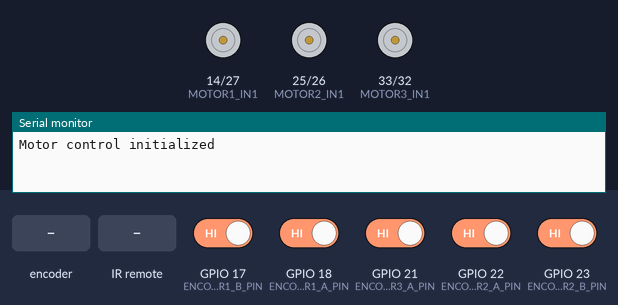
Bench run of a sketch on a simulated ESP32. On the bench: motor-driver pin pairs drawn as motors (green arrow = first pin HIGH = forward, orange = second pin HIGH = backward, longer = more drive), the last lines printed to the serial monitor. The test bench sets the inputs (shaded band); at power-on: GPIO 17 (ENCODER1_B_PIN), GPIO 18 (ENCODER1_A_PIN), GPIO 21 (ENCODER3_A_PIN), GPIO 22 (ENCODER2_A_PIN), GPIO 23 (ENCODER2_B_PIN) HIGH.

Above: at 1.2 s.
1.3 s: rotary encoder on GPIO 18 (ENCODER1_A_PIN) / GPIO 17 (ENCODER1_B_PIN) turned 2 steps (second pin leading)
At 1.45 s:
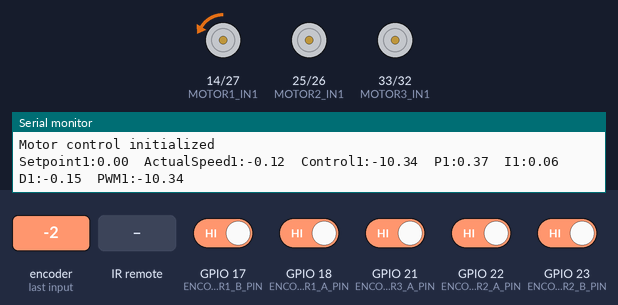
3.2 s: infrared code 0x18 received
At 4.4 s:
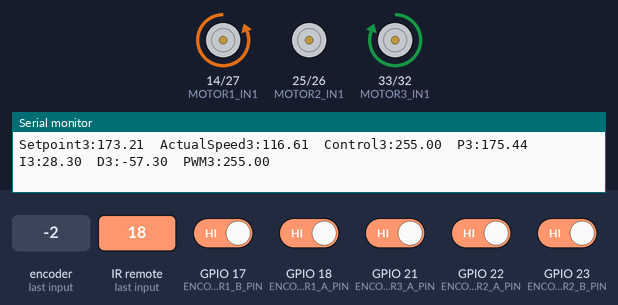
4.7 s: infrared code 0x52 received
At 5.9 s:
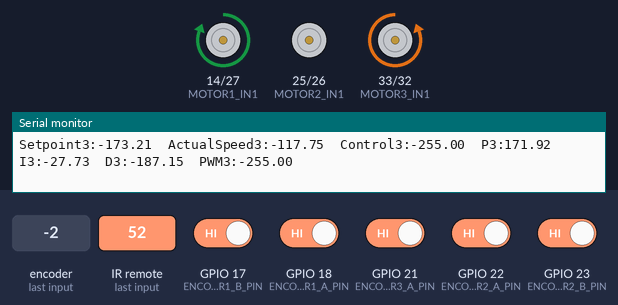
6.2 s: GPIO 22 (ENCODER2_A_PIN) driven LOW
At 6.9 s:
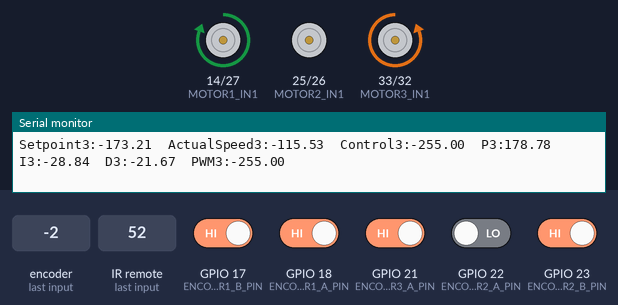
7.8 s: infrared code 0x8 received
At 8.2 s:
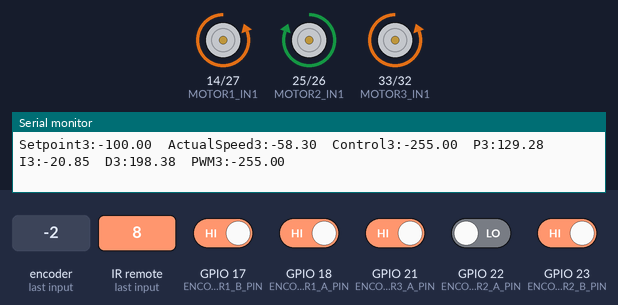
9.4 s: infrared code 0x5A received
At 10.2 s:
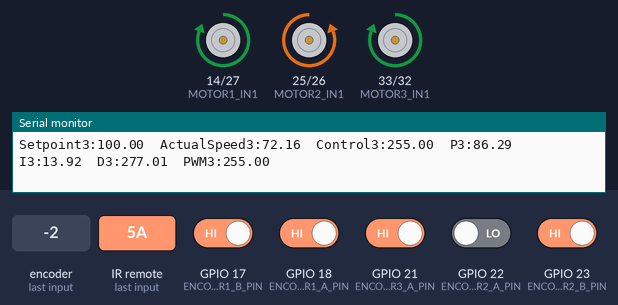
Timing chart, 0 to 11.9 s (numbered marks = the images above; inputs shaded):
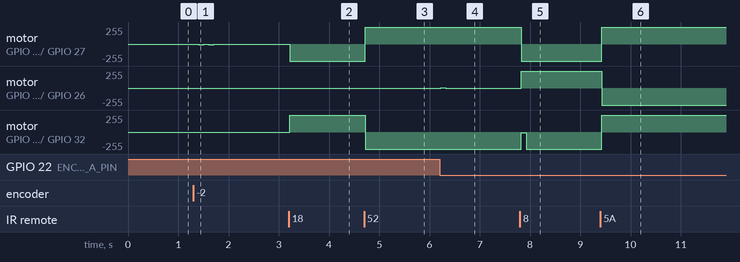

Measured:
- after the input at 1.3 s, motor on GPIO 14 (MOTOR1_IN1) / GPIO 27 (MOTOR1_IN2): alternates backward 10/255 for 0.10 s and stopped for 0.10 s, 4 changes in all, then stays stopped, starting after 0.11 s
- after the input at 3.2 s, motor on GPIO 14 (MOTOR1_IN1) / GPIO 27 (MOTOR1_IN2): stopped → backward 255/255 at once; motor on GPIO 33 (MOTOR3_IN1) / GPIO 32 (MOTOR3_IN2): stopped → forward 255/255 at once
- after the input at 4.7 s, motor on GPIO 14 (MOTOR1_IN1) / GPIO 27 (MOTOR1_IN2): backward 255/255 → forward 255/255 at once; motor on GPIO 33 (MOTOR3_IN1) / GPIO 32 (MOTOR3_IN2): forward 255/255 → backward 255/255 at once
- after the input at 6.2 s, motor on GPIO 25 (MOTOR2_IN1) / GPIO 26 (MOTOR2_IN2): stopped → forward 5/255 at once, → stopped 0.10 s later
- after the input at 7.8 s, motor on GPIO 14 (MOTOR1_IN1) / GPIO 27 (MOTOR1_IN2): forward 255/255 → backward 255/255 at once; motor on GPIO 25 (MOTOR2_IN1) / GPIO 26 (MOTOR2_IN2): stopped → forward 255/255 at once; motor on GPIO 33 (MOTOR3_IN1) / GPIO 32 (MOTOR3_IN2): backward 255/255 → backward 14/255 at once, → backward 255/255 0.10 s later
- after the input at 9.4 s, motor on GPIO 14 (MOTOR1_IN1) / GPIO 27 (MOTOR1_IN2), motor on GPIO 33 (MOTOR3_IN1) / GPIO 32 (MOTOR3_IN2): backward 255/255 → forward 255/255 at once; motor on GPIO 25 (MOTOR2_IN1) / GPIO 26 (MOTOR2_IN2): forward 255/255 → backward 255/255 at once

The sketch:

Fremdrift_v1_DRITALEI.ino
```cpp
// ==================== PIN DEFINITIONS ====================
const int IR_RECEIVE_PIN = 15;
const int ENCODER1_A_PIN = 18;
const int ENCODER1_B_PIN = 17;
const int ENCODER2_A_PIN = 22;
const int ENCODER2_B_PIN = 23;
const int ENCODER3_A_PIN = 21;
const int ENCODER3_B_PIN = 19;
const int MOTOR1_IN1 = 14;
const int MOTOR1_IN2 = 27;
const int MOTOR2_IN1 = 25;
const int MOTOR2_IN2 = 26;
const int MOTOR3_IN1 = 33;
const int MOTOR3_IN2 = 32;

// ==================== INCLUDES ====================
#include "MotorControl.h"
#include "PID.h"
#include "IRControl.h"
#include "KiwiDrive.h"

// ==================== VARIABLES ====================
volatile long encoderCount1 = 0, encoderCount2 = 0, encoderCount3 = 0;
unsigned long last_time = 0;

const int ENCODER_RESOLUTION = 360;
const float WHEEL_DIAMETER_MM = 68.0;
float CONTROL_INTERVAL = 100.0; // Endret til float uten const

const float INTEGRAL_LIMIT = 200.0;
const int DEAD_ZONE = 1;
float setpoint1 = 0, setpoint2 = 0, setpoint3 = 0;
float kp = 3.1, ki = 0.5, kd = 1.4;

float integral1 = 0, integral2 = 0, integral3 = 0;
float last_error1 = 0, last_error2 = 0, last_error3 = 0;

float filtered_speed1 = 0, filtered_speed2 = 0, filtered_speed3 = 0;

// ==================== INTERRUPT HANDLER ====================
void IRAM_ATTR readEncoder1() {
  bool encoderA = digitalRead(ENCODER1_A_PIN);
  bool encoderB = digitalRead(ENCODER1_B_PIN);
  encoderCount1 += (encoderA == encoderB) ? 1 : -1;
}

void IRAM_ATTR readEncoder2() {
  bool encoderA = digitalRead(ENCODER2_A_PIN);
  bool encoderB = digitalRead(ENCODER2_B_PIN);
  encoderCount2 += (encoderA == encoderB) ? 1 : -1;
}

void IRAM_ATTR readEncoder3() {
  bool encoderA = digitalRead(ENCODER3_A_PIN);
  bool encoderB = digitalRead(ENCODER3_B_PIN);
  encoderCount3 += (encoderA == encoderB) ? 1 : -1;
}

// ==================== SETUP ====================
void setup() {
  Serial.begin(115200);
  motorSetup();
  IRSetup(); // Initialiser IR-mottakeren

  pinMode(ENCODER1_A_PIN, INPUT_PULLUP);
  pinMode(ENCODER1_B_PIN, INPUT_PULLUP);
  attachInterrupt(digitalPinToInterrupt(ENCODER1_A_PIN), readEncoder1, CHANGE);

  pinMode(ENCODER2_A_PIN, INPUT_PULLUP);
  pinMode(ENCODER2_B_PIN, INPUT_PULLUP);
  attachInterrupt(digitalPinToInterrupt(ENCODER2_A_PIN), readEncoder2, CHANGE);

  pinMode(ENCODER3_A_PIN, INPUT_PULLUP);
  pinMode(ENCODER3_B_PIN, INPUT_PULLUP);
  attachInterrupt(digitalPinToInterrupt(ENCODER3_A_PIN), readEncoder3, CHANGE);
}

// ==================== LOOP ====================
void loop() {
  static unsigned long last_control_time = 0;
  static long last_encoderCount1 = 0, last_encoderCount2 = 0, last_encoderCount3 = 0;

  // Håndter IR-innganger
  handleIRInput();

  if (millis() - last_control_time >= CONTROL_INTERVAL) {
    last_control_time = millis();

    long deltaCount1 = encoderCount1 - last_encoderCount1;
    long deltaCount2 = encoderCount2 - last_encoderCount2;
    long deltaCount3 = encoderCount3 - last_encoderCount3;
    last_encoderCount1 = encoderCount1;
    last_encoderCount2 = encoderCount2;
    last_encoderCount3 = encoderCount3;

    const float alpha = 0.5; // Juster etter behov
    filtered_speed1 = alpha * ((deltaCount1 / (float)ENCODER_RESOLUTION) * (PI * WHEEL_DIAMETER_MM)) + (1 - alpha) * filtered_speed1;
    filtered_speed2 = alpha * ((deltaCount2 / (float)ENCODER_RESOLUTION) * (PI * WHEEL_DIAMETER_MM)) + (1 - alpha) * filtered_speed2;
    filtered_speed3 = alpha * ((deltaCount3 / (float)ENCODER_RESOLUTION) * (PI * WHEEL_DIAMETER_MM)) + (1 - alpha) * filtered_speed3;

    // Riktig antall argumenter skal være 6
    float control_signal1 = computePID(setpoint1, filtered_speed1, integral1, last_error1, filtered_speed1, CONTROL_INTERVAL);
    float control_signal2 = computePID(setpoint2, filtered_speed2, integral2, last_error2, filtered_speed2, CONTROL_INTERVAL);
    float control_signal3 = computePID(setpoint3, filtered_speed3, integral3, last_error3, filtered_speed3, CONTROL_INTERVAL);

    integral1 = constrain(integral1, -INTEGRAL_LIMIT, INTEGRAL_LIMIT);
    integral2 = constrain(integral2, -INTEGRAL_LIMIT, INTEGRAL_LIMIT);
    integral3 = constrain(integral3, -INTEGRAL_LIMIT, INTEGRAL_LIMIT);

    control_signal1 = constrain(control_signal1, -255, 255);
    control_signal2 = constrain(control_signal2, -255, 255);
    control_signal3 = constrain(control_signal3, -255, 255);

    Motor1(control_signal1);
    Motor2(control_signal2);
    Motor3(control_signal3);

    if (abs(control_signal1) >= 10) {
      Serial.print("Setpoint1:"); Serial.print(setpoint1);
      Serial.print("\tActualSpeed1:"); Serial.print(filtered_speed1);
      Serial.print("\tControl1:"); Serial.print(control_signal1);
      Serial.print("\tP1:"); Serial.print(kp * abs(setpoint1 - filtered_speed1));
      Serial.print("\tI1:"); Serial.print(ki * integral1);
      Serial.print("\tD1:"); Serial.print(kd * (filtered_speed1 - last_error1));
      Serial.print("\tPWM1:"); Serial.println(control_signal1);
    }

    if (abs(control_signal2) >= 10) {
      Serial.print("Setpoint2:"); Serial.print(setpoint2);
      Serial.print("\tActualSpeed2:"); Serial.print(filtered_speed2);
      Serial.print("\tControl2:"); Serial.print(control_signal2);
      Serial.print("\tP2:"); Serial.print(kp * abs(setpoint2 - filtered_speed2));
      Serial.print("\tI2:"); Serial.print(ki * integral2);
      Serial.print("\tD2:"); Serial.print(kd * (filtered_speed2 - last_error2));
      Serial.print("\tPWM2:"); Serial.println(control_signal2);
    }

    if (abs(control_signal3) >= 10) {
      Serial.print("Setpoint3:"); Serial.print(setpoint3);
      Serial.print("\tActualSpeed3:"); Serial.print(filtered_speed3);
      Serial.print("\tControl3:"); Serial.print(control_signal3);
      Serial.print("\tP3:"); Serial.print(kp * abs(setpoint3 - filtered_speed3));
      Serial.print("\tI3:"); Serial.print(ki * integral3);
      Serial.print("\tD3:"); Serial.print(kd * (filtered_speed3 - last_error3));
      Serial.print("\tPWM3:"); Serial.println(control_signal3);
    }
  }
}
```

IRControl.h
```cpp
#ifndef IR_CONTROL_H
#define IR_CONTROL_H

#include <IRremote.h>
#include "KiwiDrive.h"

// Fjernet duplisert definisjon av IR_RECEIVE_PIN
// const int IR_RECEIVE_PIN = 15;

void IRSetup() {
  IrReceiver.begin(IR_RECEIVE_PIN, ENABLE_LED_FEEDBACK);
}

void handleIRInput() {
  static float vx_mm = 0.0;
  static float vy_mm = 0.0;
  static float omega_rad = 0.0;

  if (IrReceiver.decode()) {
    Serial.print("Received IR signal: ");
    Serial.println(IrReceiver.decodedIRData.command, HEX);

    switch (IrReceiver.decodedIRData.command) {
      case 0x18: // Framover
        vy_mm = 200.0;  // +Y = fremover
        vx_mm = 0.0;
        omega_rad = 0.0;
        Serial.println("Framover");
        break;
      case 0x52: // Bakover
        vy_mm = -200.0;
        vx_mm = 0.0;
        omega_rad = 0.0;
        Serial.println("Bakover");
        break;
      case 0x8:  // Venstre
        vx_mm = -200.0;
        vy_mm = 0.0;
        omega_rad = 0.0;
        Serial.println("Venstre");
        break;
      case 0x5A: // Høyre
        vx_mm = 200.0;
        vy_mm = 0.0;
        omega_rad = 0.0;
        Serial.println("Høyre");
        break;
      case 0x1C: // Stopp
        vx_mm = 0.0;
        vy_mm = 0.0;
        omega_rad = 0.0;
        Serial.println("Stopp");
        break;
      case 0xD:  // Roter høyre
        vx_mm = 0.0;
        vy_mm = 0.0;
        omega_rad = 5.0;  // eksempel: 1 rad/s
        Serial.println("Roter høyre");
        break;
      case 0x16: // Roter venstre
        vx_mm = 0.0;
        vy_mm = 0.0;
        omega_rad = -5.0; // eksempel: -1 rad/s
        Serial.println("Roter venstre");
        break;
      default:
        Serial.println("Ukjent kommando");
        break;
    }

    // Oppdater ønskede hjulhastigheter med mm/s og rad/s
    KiwiDrive(vx_mm, vy_mm, omega_rad);

    // Nullstill variabler etter bruk
    vx_mm = 0.0;
    vy_mm = 0.0;
    omega_rad = 0.0;

    IrReceiver.resume();
  }
}

#endif // IR_CONTROL_H
```

KiwiDrive.h
```cpp
#ifndef KIWI_DRIVE_H
#define KIWI_DRIVE_H

// Globale settpunkter
extern float setpoint1, setpoint2, setpoint3;

// Konstanter
const float ROTATION_RADIUS = 75.0; // mm fra senter til hjul

/**
 * KiwiDrive(vx_mm, vy_mm, omega_rad)
 *
 *  vx_mm, vy_mm: ønskede lineære hastigheter i mm/s langs robotens X- og Y-akser.
 *  omega_rad:    ønsket rotasjonshastighet i rad/s (positiv = CCW).
 *
 * Denne funksjonen beregner ønskede hjulhastigheter (i mm/s)
 * for en 3-hjuls Kiwi/omni-plattform og lagrer dem i
 * setpoint1, setpoint2, setpoint3.
 */
void KiwiDrive(float vx_mm, float vy_mm, float omega_rad)
{
  // Hjulvinkler (forutsetter 3-hjul på 120° mellomrom)
  float angle1 = radians(60 - 90);  // = -30 grader
  float angle2 = radians(180 - 90); // =  90 grader
  float angle3 = radians(300 - 90); // = 210 grader

  // Beregn den translasjonelle komponenten for hvert hjul
  float t1 = -sin(angle1) * vx_mm + cos(angle1) * -vy_mm;
  float t2 = -sin(angle2) * vx_mm + cos(angle2) * -vy_mm;
  float t3 = -sin(angle3) * vx_mm + cos(angle3) * -vy_mm;

  // Konverter rotasjonshastighet (rad/s) til lineær hastighet (mm/s)
  // ved hvert hjulets kontaktpunkt
  float rotational_linear_speed = omega_rad * ROTATION_RADIUS;

  // Legg til samme rotasjonskomponent til hvert hjul
  float w1 = t1 + rotational_linear_speed;
  float w2 = t2 + rotational_linear_speed;
  float w3 = t3 + rotational_linear_speed;

  // Tildel globale PID settpunkter (i mm/s)
  setpoint1 = w1;
  setpoint2 = w2;
  setpoint3 = w3;
}

#endif // KIWI_DRIVE_H
```

MotorControl.h
```cpp
#ifndef MOTOR_CONTROL_H
#define MOTOR_CONTROL_H

// Pin Definisjoner brukes direkte fra Fane 1
const int PWM_MAX = 255; // Maksimal PWM verdi
const int PWM_MIN = 0;   // Minimal PWM verdi

void motorSetup() {
  pinMode(MOTOR1_IN1, OUTPUT);
  pinMode(MOTOR1_IN2, OUTPUT);
  pinMode(MOTOR2_IN1, OUTPUT);
  pinMode(MOTOR2_IN2, OUTPUT);
  pinMode(MOTOR3_IN1, OUTPUT);
  pinMode(MOTOR3_IN2, OUTPUT);

  Serial.println("Motor control initialized");
}

void controlMotor(int in1Pin, int in2Pin, float speed) {
  int pwmVal = constrain(speed, PWM_MIN, PWM_MAX);
  if (speed > 0) {
    analogWrite(in1Pin, pwmVal);
    analogWrite(in2Pin, PWM_MIN);
  }
  else if (speed < 0) {
    pwmVal = constrain(-speed, PWM_MIN, PWM_MAX);
    analogWrite(in1Pin, PWM_MIN);
    analogWrite(in2Pin, pwmVal);
  }
  else {
    analogWrite(in1Pin, PWM_MIN);
    analogWrite(in2Pin, PWM_MIN);
  }
}

void Motor1(float speed) {
  controlMotor(MOTOR1_IN1, MOTOR1_IN2, speed);
}

void Motor2(float speed) {
  controlMotor(MOTOR2_IN1, MOTOR2_IN2, speed);
}

void Motor3(float speed) {
  controlMotor(MOTOR3_IN1, MOTOR3_IN2, speed);
}

#endif // MOTOR_CONTROL_H
```

PID.cpp
```cpp
#include <Arduino.h>
#include "PID.h"

float computePID(float setpoint, float actual_speed, float &filtered_speed, float &integral, float &last_error, float interval) {
  // Bruk lavpassfilter til å jevne ut hastighetsmålingen
  filtered_speed = (ALPHA * filtered_speed) + ((1 - ALPHA) * actual_speed);

  // Beregn feil basert på filtrert hastighet
  float error = setpoint - filtered_speed;

  // Oppdater integral- og derivatelementene
  integral += error * (interval / 1000.0);
  integral = constrain(integral, -INTEGRAL_LIMIT, INTEGRAL_LIMIT); // Begrens integral for å unngå "windup"

  float derivative = (error - last_error) / (interval / 1000.0); // Beregn derivat
  float control_signal = kp * error + ki * integral + kd * derivative; // Beregn kontrollsignal

  // Påfør dødsone for å unngå små bevegelser
  if (abs(control_signal) < DEAD_ZONE) {
    control_signal = 0;
  }

  // Lagre siste feilverdi
  last_error = error;

  return control_signal;
}
```

PID.h
```cpp
#ifndef PID_H
#define PID_H

// Eksterne variabler deklarert i andre deler av programmet
extern volatile long encoderCount1, encoderCount2, encoderCount3;
extern const int ENCODER_RESOLUTION;
extern const float WHEEL_DIAMETER_MM;
extern float CONTROL_INTERVAL; // Endret til float uten const
extern const float INTEGRAL_LIMIT;
extern const int DEAD_ZONE;
extern float setpoint1, setpoint2, setpoint3;
extern float kp, ki, kd;
extern float integral1, integral2, integral3;
extern float last_error1, last_error2, last_error3;

// Definer en lavpassfilterkonstant (alpha) mellom 0 og 1
const float ALPHA = 0.8;

// Eksterne variabler for filtrert hastighet
extern float filtered_speed1, filtered_speed2, filtered_speed3;

/**
 * Beregn PID kontrollsignal basert på settpunkt og faktisk hastighet.
 *
 * @param setpoint Ønsket hastighet (mm/s)
 * @param actual_speed Faktisk hastighet (mm/s)
 * @param filtered_speed Henviser til filtrert hastighet (for minne i funksjonskall)
 * @param integral Henviser til integralvariabelen (for minne i funksjonskall)
 * @param last_error Henviser til forrige feilverdi (for minne i funksjonskall)
 * @param interval Oppdateringsintervall (ms)
 * @return Kontrollsignal for motoren (PWM-verdi)
 */
float computePID(float setpoint, float actual_speed, float &filtered_speed, float &integral, float &last_error, float interval);

#endif // PID_H
```
